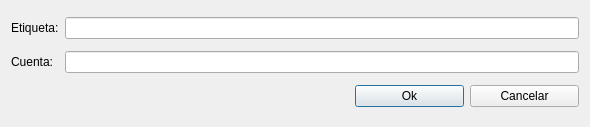
<?xml version="1.0" encoding="UTF-8"?>
<ui version="4.0">
 <class>NewAddressDialog</class>
 <widget class="QDialog" name="NewAddressDialog">
  <property name="geometry">
   <rect>
    <x>0</x>
    <y>0</y>
    <width>590</width>
    <height>127</height>
   </rect>
  </property>
  <property name="windowTitle">
   <string>New address</string>
  </property>
  <layout class="QGridLayout" name="gridLayout">
   <item row="0" column="0">
    <widget class="QLabel" name="label">
     <property name="sizePolicy">
      <sizepolicy hsizetype="Maximum" vsizetype="Preferred">
       <horstretch>0</horstretch>
       <verstretch>0</verstretch>
      </sizepolicy>
     </property>
     <property name="text">
      <string>Etiqueta:</string>
     </property>
    </widget>
   </item>
   <item row="0" column="1" colspan="3">
    <widget class="QLineEdit" name="m_labelEdit">
     <property name="sizePolicy">
      <sizepolicy hsizetype="Expanding" vsizetype="Fixed">
       <horstretch>0</horstretch>
       <verstretch>0</verstretch>
      </sizepolicy>
     </property>
     <property name="echoMode">
      <enum>QLineEdit::Normal</enum>
     </property>
    </widget>
   </item>
   <item row="1" column="0">
    <widget class="QLabel" name="label_2">
     <property name="sizePolicy">
      <sizepolicy hsizetype="Maximum" vsizetype="Preferred">
       <horstretch>0</horstretch>
       <verstretch>0</verstretch>
      </sizepolicy>
     </property>
     <property name="text">
      <string>Cuenta:</string>
     </property>
    </widget>
   </item>
   <item row="1" column="1" colspan="3">
    <widget class="QLineEdit" name="m_addressEdit">
     <property name="echoMode">
      <enum>QLineEdit::Normal</enum>
     </property>
    </widget>
   </item>
   <item row="2" column="0" colspan="2">
    <spacer name="horizontalSpacer">
     <property name="orientation">
      <enum>Qt::Horizontal</enum>
     </property>
     <property name="sizeHint" stdset="0">
      <size>
       <width>338</width>
       <height>20</height>
      </size>
     </property>
    </spacer>
   </item>
   <item row="2" column="2">
    <widget class="QPushButton" name="m_okButton">
     <property name="enabled">
      <bool>true</bool>
     </property>
     <property name="text">
      <string>Ok</string>
     </property>
     <property name="default">
      <bool>true</bool>
     </property>
    </widget>
   </item>
   <item row="2" column="3">
    <widget class="QPushButton" name="m_cancelButton">
     <property name="text">
      <string>Cancelar</string>
     </property>
    </widget>
   </item>
  </layout>
 </widget>
 <resources/>
 <connections>
  <connection>
   <sender>m_okButton</sender>
   <signal>clicked()</signal>
   <receiver>NewAddressDialog</receiver>
   <slot>accept()</slot>
   <hints>
    <hint type="sourcelabel">
     <x>410</x>
     <y>102</y>
    </hint>
    <hint type="destinationlabel">
     <x>294</x>
     <y>63</y>
    </hint>
   </hints>
  </connection>
  <connection>
   <sender>m_cancelButton</sender>
   <signal>clicked()</signal>
   <receiver>NewAddressDialog</receiver>
   <slot>reject()</slot>
   <hints>
    <hint type="sourcelabel">
     <x>526</x>
     <y>102</y>
    </hint>
    <hint type="destinationlabel">
     <x>294</x>
     <y>63</y>
    </hint>
   </hints>
  </connection>
 </connections>
</ui>
